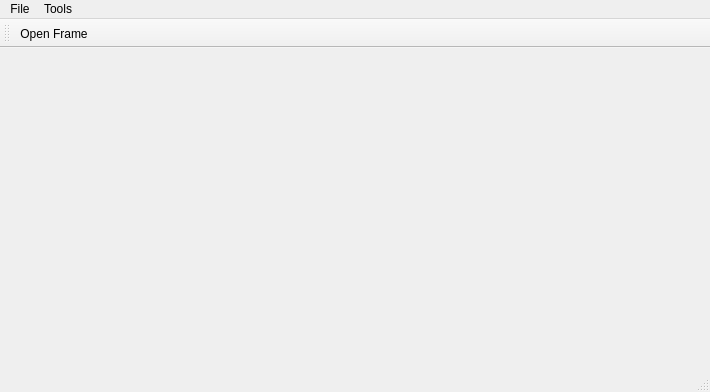
<?xml version="1.0" encoding="UTF-8"?>
<ui version="4.0">
 <class>PPMainWindow</class>
 <widget class="QMainWindow" name="PPMainWindow">
  <property name="geometry">
   <rect>
    <x>0</x>
    <y>0</y>
    <width>710</width>
    <height>392</height>
   </rect>
  </property>
  <property name="windowTitle">
   <string/>
  </property>
  <widget class="QWidget" name="centralwidget"/>
  <widget class="QStatusBar" name="statusbar"/>
  <widget class="QMenuBar" name="menubar">
   <property name="geometry">
    <rect>
     <x>0</x>
     <y>0</y>
     <width>710</width>
     <height>27</height>
    </rect>
   </property>
   <widget class="QMenu" name="menuFile">
    <property name="title">
     <string>File</string>
    </property>
    <addaction name="actionOpen_Frame"/>
   </widget>
   <widget class="QMenu" name="menuTools_2">
    <property name="title">
     <string>Tools</string>
    </property>
    <addaction name="action_camera_reset"/>
   </widget>
   <addaction name="menuFile"/>
   <addaction name="menuTools_2"/>
  </widget>
  <widget class="QToolBar" name="toolBar">
   <property name="sizePolicy">
    <sizepolicy hsizetype="Preferred" vsizetype="Fixed">
     <horstretch>0</horstretch>
     <verstretch>0</verstretch>
    </sizepolicy>
   </property>
   <property name="windowTitle">
    <string>toolBar</string>
   </property>
   <property name="movable">
    <bool>true</bool>
   </property>
   <property name="allowedAreas">
    <set>Qt::BottomToolBarArea|Qt::TopToolBarArea</set>
   </property>
   <property name="floatable">
    <bool>false</bool>
   </property>
   <attribute name="toolBarArea">
    <enum>TopToolBarArea</enum>
   </attribute>
   <attribute name="toolBarBreak">
    <bool>false</bool>
   </attribute>
   <addaction name="actionOpen_Frame"/>
  </widget>
  <action name="action_camera_reset">
   <property name="text">
    <string>Reset Camera</string>
   </property>
   <property name="shortcut">
    <string>Ctrl+Shift+R</string>
   </property>
  </action>
  <action name="actionOpen_Frame">
   <property name="icon">
    <iconset resource="../../icons.qrc">
     <normaloff>:/gui/icons/open-file-folder-svgrepo-com.svg</normaloff>:/gui/icons/open-file-folder-svgrepo-com.svg</iconset>
   </property>
   <property name="text">
    <string>Open Frame...</string>
   </property>
   <property name="shortcut">
    <string>Ctrl+O</string>
   </property>
  </action>
 </widget>
 <resources>
  <include location="../../icons.qrc"/>
 </resources>
 <connections/>
</ui>
